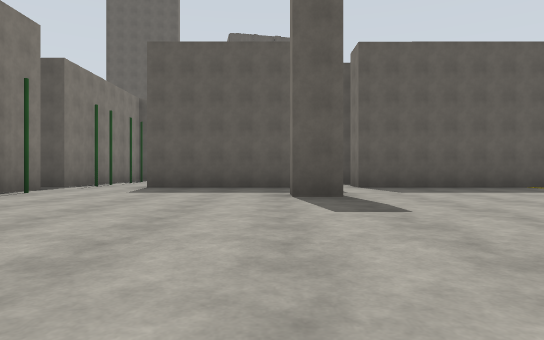
View 1 (above)

20 first-person views from a walk through a robot-simulator world made for Gazebo. The camera is 1.2 m above the floor, looks level and sees 75° across. The floor is counted in squares, 4 m on a side. Each view is taken from the middle of a square. On the plan, view 1 faces up. The plan holds only what a view shows up to about 9 squares ahead; the rest is blank.

View 2
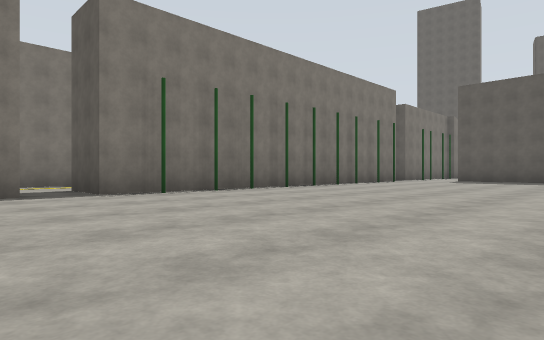

View 3
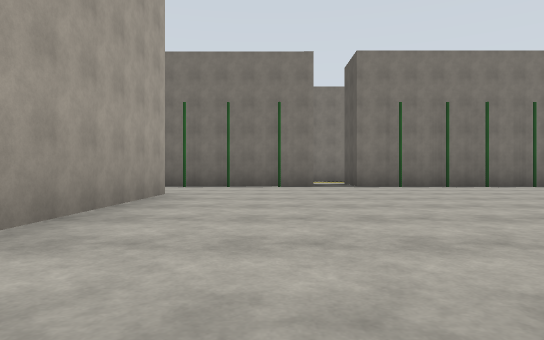

View 4
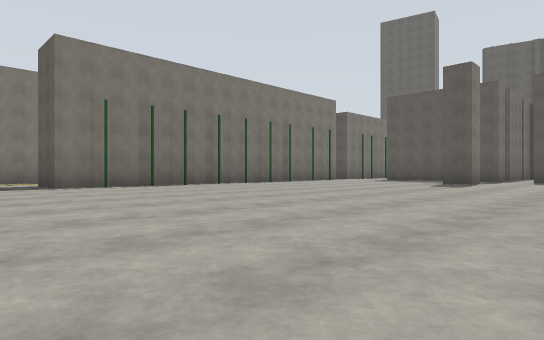

View 5
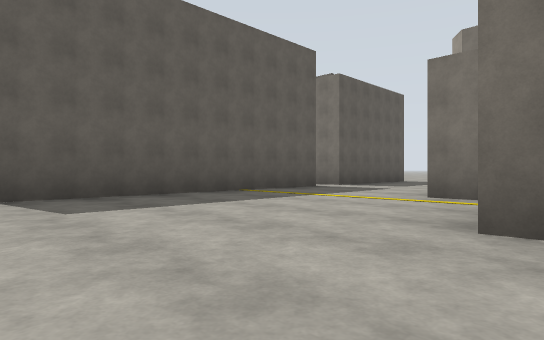

View 6
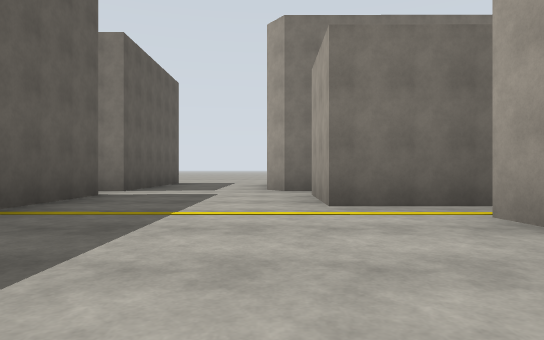

View 7
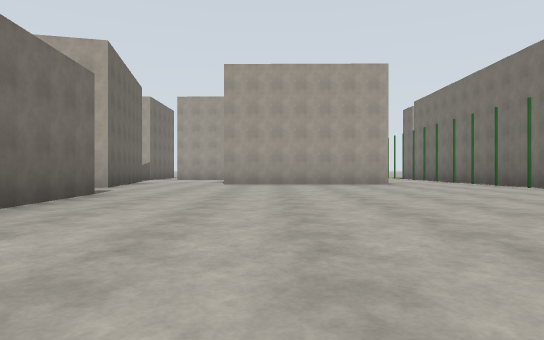

View 8
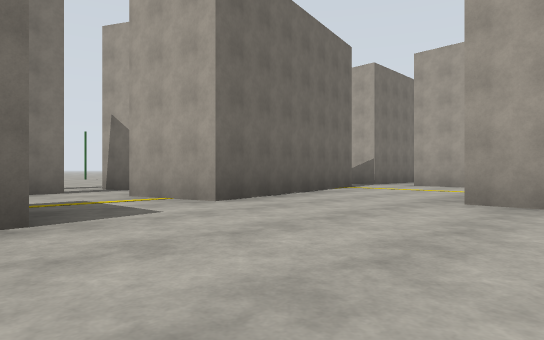

View 9
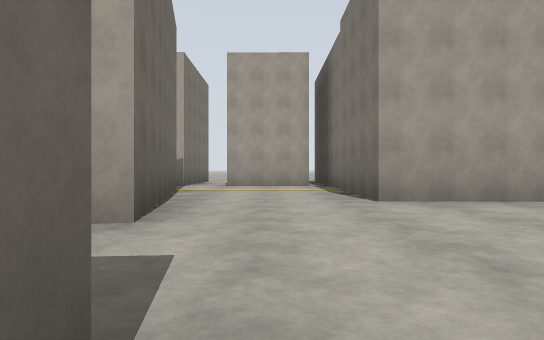

View 10
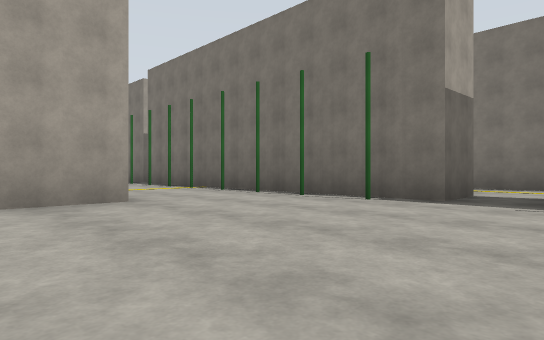

View 11
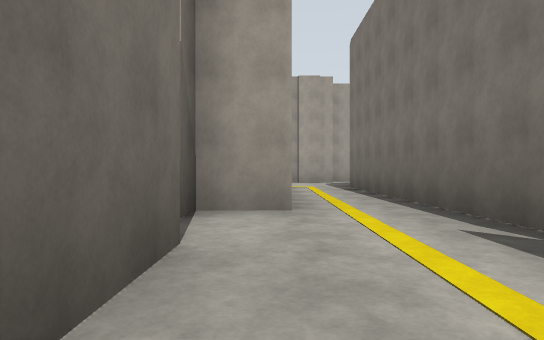

View 12
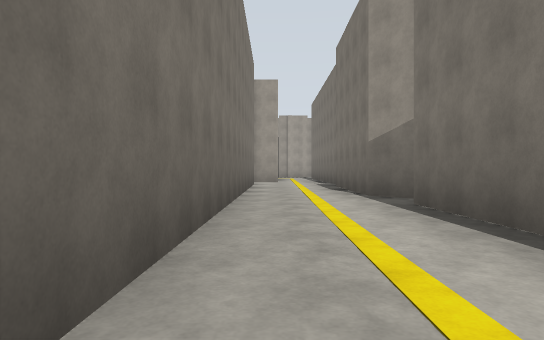

View 13
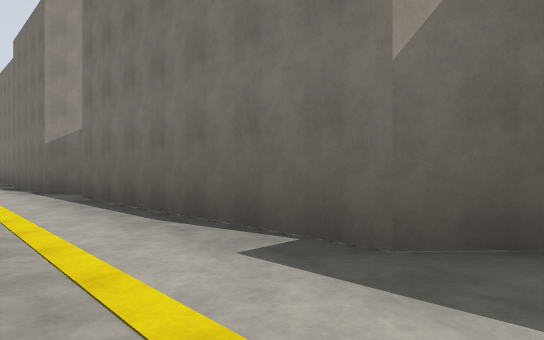

View 14
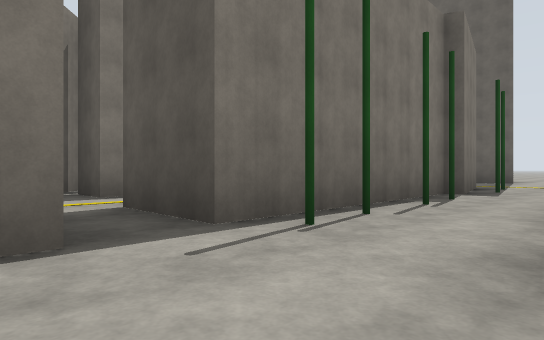

View 15
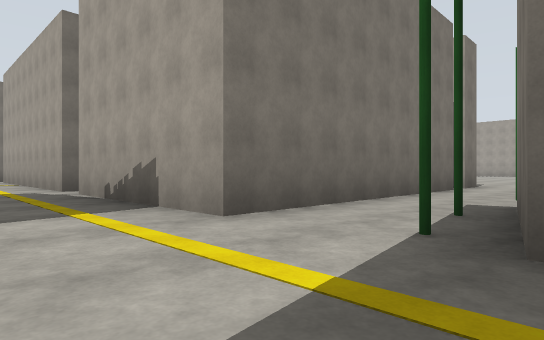

View 16
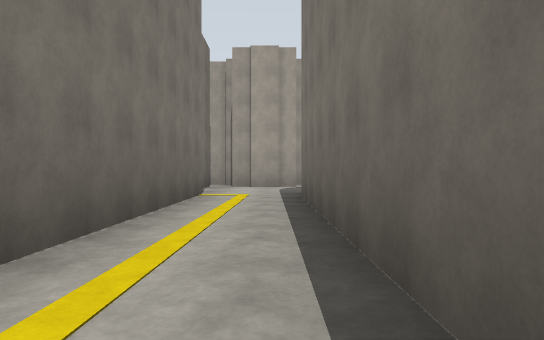

View 17
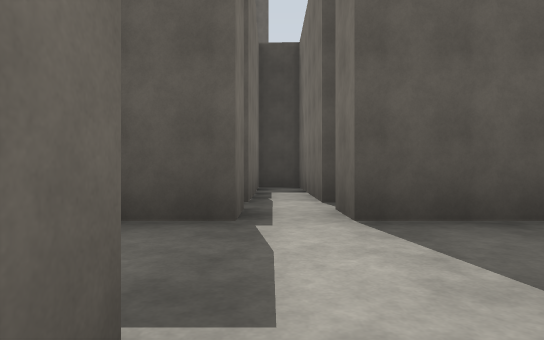

View 18
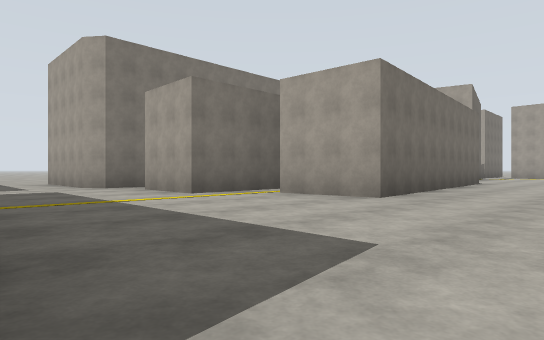

View 19
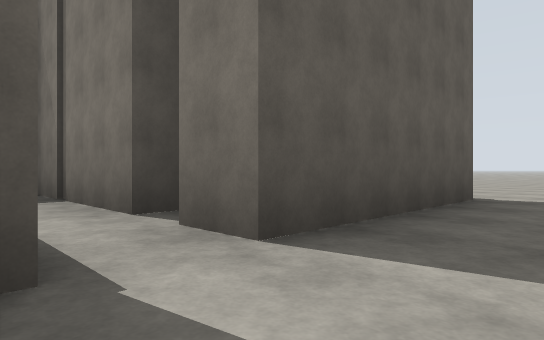

View 20
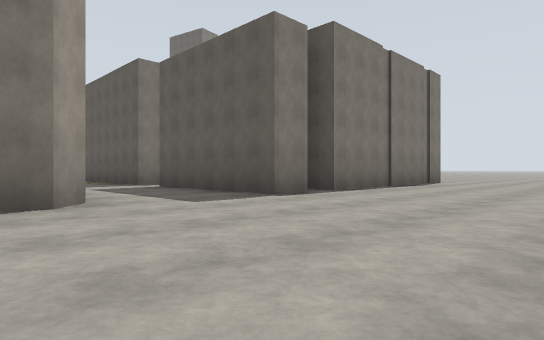

### Floor plan
Key: @ floor where view 1 was taken; # wall or solid block; x gap in a wall; . floor; P green pole; O other object.
Columns run from 8 left of view 1 to 14 right of it. Each row starts with its distance up from view 1.
 15    ##
 14    #..
 13     ....
 12     .........     ...
 11     #P###.######  #..
 10     #P#  ##    # ##..
  9     #P#  .#    ###...
  8     #P###.#    ###...
  7 ##. #P.  ..   .###.....
  6 ##....###.####x#.#.....
  5  #..#P................
  4  #..#O..#.......##....
  3  #..#O.......#####....
  2  #..#O.....###
  1  #..#P.....#
  0  #..#P..@..##
 -1  #..#P......#
 -2  #..#P......#
 -3  #............#
 -4  #.##P......####.
 -5  #.##P......##
 -6  #.##P.####..#
 -7  #.##P.  ##..#
 -8   ..#P   #....
 -9   ..#P   #.#.#
-10  ##..O   #  .#
-11   ###       .#

Where each view was taken, in squares from view 1:
view 1: 0 up, 0 right, facing up
view 2: 4 down, 1 right, facing up-left
view 3: 4 down, 3 right, facing left
view 4: 4 down, 3 right, facing up-left
view 5: 2 up, 1 right, facing up-right
view 6: 4 up, 2 right, facing right
view 7: 2 up, 1 right, facing down
view 8: 2 down, 1 right, facing down-right
view 9: 2 down, 3 right, facing down
view 10: 2 down, 0 right, facing down-left
view 11: 1 down, 5 left, facing down
view 12: 5 up, 5 left, facing down
view 13: 6 up, 5 left, facing down-left
view 14: 5 up, 2 left, facing up-left
view 15: 13 up, 4 left, facing down-right
view 16: 3 down, 6 left, facing down
view 17: 4 up, 1 right, facing up
view 18: 6 up, 1 right, facing down-right
view 19: 5 up, 6 right, facing up-right
view 20: 3 up, 13 right, facing up-left
